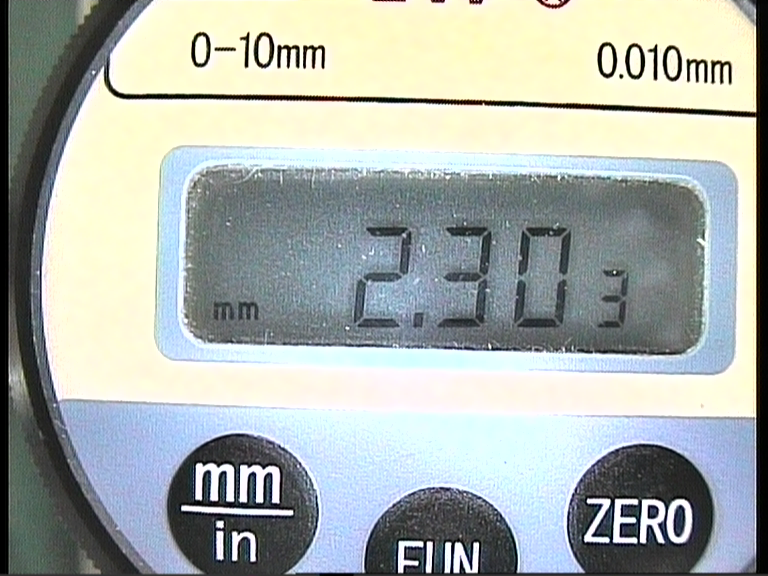
//> input picture NightVision/dm5.bmp, 768 x 576 px
$ ./main   (built with g++ and OpenCV 4)
//> lines starting //> are read from the running program, lines starting //| are printed output that depends on the picture; after the words box and inside, x2 and y2 are one past the last pixel; in counts of white or black regions, pixels touching at a corner belong together
### NightVision/EdgeDetect.h
#include"Backup.h"
#include<cv.h>
#include<highgui.h>
#include <math.h>
void rgbToGray(unsigned char* des, const unsigned char* src, int width, int height, int nChannels);
void thresh (unsigned char* des,int width,int height);
void sobel (unsigned char* des, const unsigned char* src, int width, int height);
void roberts(unsigned char* des, const unsigned char* src, int width, int height);
void kirsch(unsigned char* des, const unsigned char* src, int width, int height);
void Projection(unsigned char* des,  const unsigned char* src,int width, int height);
void img_extract(unsigned char* des,  const unsigned char* src,int width, int height, int nChannels);
void digital(unsigned char* des,  const unsigned char* src,int width, int height,int n);
void gray_hist(unsigned char* des,  const unsigned char* src,int width, int height);
void location(unsigned char* des,  const unsigned char* src,int width, int height);

### NightVision/noise.h
#include<time.h>
#include<iostream>
// SHARED_HANDLERS can be defined in an ATL project implementing preview, thumbnail
// and search filter handlers and allows sharing of document code with that project.
#include"Global.h"
#include"Filtering.h"
#include"FFT.h"
#include<math.h>
#include<cv.h>
#include<highgui.h>
#include"Backup.h"
void Addinguniformnoise(unsigned char* des, const unsigned char* src, int width, int height, int nChannels,  double SNR );
double randomUniform(double dMinValue,double dMaxValue);
void Addingsaltandpeppernoise(unsigned char* des, const unsigned char* src, int width, int height, int nChannels,  double SNR);
void Addinggaussnoise(unsigned char* des, const unsigned char* src, int width, int height, int nChannels,  double SNR);
double gaussrand(int M,int D);
void Alphatrimmedmeanfilter(unsigned char* des, const unsigned char* src, int width, int height, int nChannels);
void orderN(double* a, int N);
void Adaptivemedianfilter(unsigned char* des, const unsigned char* src, int width, int height, int nChannels);

### NightVision/HomomorphicFiltering.h
#ifndef HOMOMORPHICFILTERING_H
#define HOMOMORPHICFILTERING_H
#include"noise.h"
#include"Global.h"
#include"Filtering.h"
#include"FFT.h"
#include<math.h>

/**************************************************************
函数原型：homomorphicFilteringInterface(unsigned char* des, const unsigned char*src, int width, int height, int nChannels, double cutoff, int n, double strengthen);
函数功能：对图像src进行同态滤波
输入参数：源图像src；目标图像des；图像参数width,height,nChannels；截止频率cutoff；滤波器阶数n
输出参数：目标图像
注意事项：如果是多通道按照BGR的顺序进行依次排列
**************************************************************/
void homomorphicFilteringInterface(unsigned char* des, const unsigned char*src, int width, int height, int nChannels, double cutoff, int n, double strengthen);


/**************************************************************
函数原型：getButterworthFilter(Complex* mask, int width, int height, double cutoff, int n);
函数功能：获得以(width/2, height/2)为中心的巴特沃斯滤波器
输入参数：滤波器指针mask；图像的大小width,height；截止频率cutoff；滤波器阶数n
输出参数：生成的滤波器mask
注意事项：cvar越大，图像动态范围越小；cvar越小，图像动态范围越大
**************************************************************/
void getButterworthFilter(Complex* mask, int width, int height, double cutoff, int n);


/**************************************************************
函数原型：void homomorphicFiltering(unsigned char* des, const unsigned char* src, int height, int width, double cutoff, int n, double cvar);
函数功能：对源图像src进行同态滤波
输入参数：源图像src；目标图像des；图像参数width,height；调整参数：cutoff(截止频率),n(阶数),cvar(图像增强系数)
输出参数：处理后的图像des
**************************************************************/
void homomorphicFiltering(unsigned char* des, const unsigned char* src, int height, int width, double cutoff, int n, double cvar);

#endif

### NightVision/segmentation.h
void rgb_seg(unsigned char* des, const unsigned char* src, int width, int height, int nChannels);
void hsi_seg(unsigned char* des, const unsigned char* src, int width, int height, int nChannels);
void ImageDilation(unsigned char* des, const unsigned char* src, int width, int height,int nChannels,int M);
void ImageErosion(unsigned char* des, const unsigned char* src, int width, int height, int nChannels,int M);
void ImageReturn(unsigned char* des, const unsigned char* ocl, const unsigned char* src, int width, int height, int nChannels,int M);
void rgb_hsi(unsigned char* des, const unsigned char* src, int width, int height, int nChannels);
void hsi_rgb(unsigned char* des, const unsigned char* src, int width, int height, int nChannels);
void Imgfill(unsigned char* des, const unsigned char* src, int width, int height, int nChannels);
void win_enhance(unsigned char* des, const unsigned char* src, int width, int height, int nChannels);

### NightVision/Global.h
#ifndef GLOBAL_H
#define GLOBAL_H

#define PI 3.141592653
#define INF 9999999999999999999

#include<math.h>


//定义复数结构体
struct Complex
{
	double real;	//实数部
	double imag;	//虚数部
};


//复数加法
Complex complexAdd(const Complex* a, const Complex* b);


//复数减法
Complex complexSub(const Complex* a, const Complex* b);


//复数乘法
Complex complexMul(const Complex* a, const Complex* b);


//复数矩阵转置
//注意由于是一维表示，转置前后矩阵中元素总数不变，所以可以在原位置转置
void matrixTranspose(Complex* mat, int width, int height);


/**************************************************************
函数原型：normalization(Complex* img, int width, int height)
函数功能：对空域图像进行归一化操作
输入参数：空域图像img，图像的大小width,height
输出参数：归一化图像img
**************************************************************/
void normalization(Complex* img, int width, int height);

void clipNormalization(Complex* img, int width, int height, double cvar);

double getmax(double a, double b);
double getmin(double a, double b);


#endif

### NightVision/FFT.h
#ifndef FFT_H
#define FFT_H

#include"Global.h"

/**************************************************************
函数原型：void leide(Complex* arr , int n)
函数功能：对序列进行倒序排列，采用雷德算法
输入参数：输入复数序列指针arr，序列大小n
输出参数：倒序排列完毕的数组，存储在原位置
**************************************************************/
void leide(Complex* arr, int n);


/**************************************************************
函数原型：void FFT1D(Complex* arr , int n)
函数功能：对1-D序列进行傅里叶变换
输入参数：输入复数序列指针arr，序列大小n，要求n必须为2的k次方
输出参数：输出序列的频域形式，存储在原位置
**************************************************************/
void FFT1D(Complex* arr, int n);


/**************************************************************
函数原型：void FFT2D(Complex* des, const Complex* img, int width, int height)
函数功能：对2-D矩阵进行傅里叶变换
输入参数：频域图像存储位置des；源图像img；图像大小height,width,要求height,width必须为2的k次方,des和img可以相同
输出参数：输出序列的频域形式，存储在des
注意事项：des和img可以相同
**************************************************************/
void FFT2D(Complex* des, const Complex* img, int width, int height);


/**************************************************************
函数原型：void IFFT1D(Complex* arr , int n)
函数功能：对1-D序列进行傅里叶反变换
输入参数：输入复数序列指针arr，序列大小n，要求n必须为2的k次方
输出参数：输出序列的时域形式，存储在原位置
**************************************************************/
void IFFT1D(Complex* arr, int n);


/**************************************************************
函数原型：void IFFT2D(Complex* des, const Complex* mat, int width, int height)
函数功能：对2-D矩阵进行傅里叶反变换
输入参数：空域图像存储位置des；频域图像指针mat，大小height,width,要求height,width必须为2的k次方，其中des和mat可以相同
输出参数：输出图像的空域形式，储存在des中
注意事项：des和mat可以相同
**************************************************************/
void IFFT2D(Complex* des, const Complex* mat, int width, int height);


#endif

### NightVision/hist.h
#include "cv.h"
#include "highgui.h"
#include"Backup.h"
void histogram(unsigned char* des,  const unsigned char* src,int width, int height, int nChannels);
void AHE(unsigned char* des,  const unsigned char* src, int width, int height, int nChannels,int M);
void histogramHSI(unsigned char* des,  const unsigned char* src, int depth,int width, int height, int nChannels);
bool imhist(IplImage *src,bool flag);
void imsinglehist(IplImage *src, char *winName,CvScalar color);

### NightVision/BackUp.h
#ifndef BACKUP_H
#define BACKUP_H
#include"hist.h"
#include"FFT.h"
#include"Filter.h"
#include"Global.h"
#include<cv.h>
#include<highgui.h>
#include<math.h>
#include<stdio.h>
#include"segmentation.h"
#include"HomomorphicFiltering.h"
#include"EdgeDetect.h"
#define DEBLUR_FRE_DOMAIN 1
#define DEBLUR_SPA_DOMAIN 2

void deblurMatToImg(IplImage* img, Complex* mat, int img_type);
void deblurImgToMat(IplImage* img, Complex* mat);
void img_data(IplImage* src,unsigned char* img,int width, int height, int nChannels);
void data_img(IplImage* dst,unsigned char* src,int width, int height, int nChannels);
// [23 lines of commented-out code are left out]

#endif

### NightVision/noise.cpp
// noiseAddingRemovingView.cpp : implementation of the CnoiseAddingRemovingView class
//
#include"noise.h"
#include<math.h>
// [203 lines left out: functions Addinguniformnoise, randomUniform, Addinggaussnoise, gaussrand, Addingsaltandpeppernoise, orderN and 1 more, not called in this run]


void Adaptivemedianfilter(unsigned char* des, const unsigned char* src, int width, int height, int nChannels)
{
	// TODO: Add your command handler code here
			int s=11;     //定义最大矩形框大小
			int k=0;
			k=(s-1)/2;
			//filtering
			double medtemp=0;
			double maxtemp=0;
			double mintemp=0;
			double pxytemp=0;             //定义滤波过程中的临时变量

			for(int i=2;i<width-2;i++)
				for(int j=2;j<height-2;j++)            //逐点扫描
				    for(int n=0;n<nChannels;n++)
					{
			            int len=7;
			            while(len<=s)
			            {
				            double* or=new double[len*len];         //动态分配一维序列存放
						    int len2=0;
						    len2=(len-1)/2;
						    for(int x=0;x<len;x++)            //将矩形框中的数据读入or进行排序
							    for(int y=0;y<len;y++)
							    {
								    or[x*len+y]=src[(i-len2+x)*nChannels+(j-len2+y)*nChannels*width+n];
							    }
						    orderN(or,len*len);
						    medtemp=or[(len*len-1)/2];
						    maxtemp=or[len*len-1];
						    mintemp=or[0];
						    pxytemp=src[i*nChannels+j*nChannels*width+n];
						    if((maxtemp>medtemp)&(mintemp<medtemp))
						    {
							if((maxtemp>pxytemp)&(mintemp<pxytemp))
							{
								des[i*nChannels+j*nChannels*width+n]=int(pxytemp);
							}
							else
							{
								des[i*nChannels+j*nChannels*width+n]=int(medtemp);
							}
							break;
						}
						else
						{
							len=len+2;
						}
						delete []or;
					}
					if(len>s)
					{
						des[i*nChannels+j*nChannels*width+n]=int(medtemp);
					}
				}

}
// [134 lines of commented-out code are left out]


### NightVision/EdgeDetect.cpp
#include"EdgeDetect.h"
// [54 lines left out: functions rgbToGray, thresh, not called in this run]

/*	Apply a Sobel edge mask to the image X	*/

// [314 lines left out: functions sobel, roberts, kirsch, FillInternalContours, not called in this run]
	/*cvCvtColor(gray,color_dst,CV_GRAY2RGB);

#if 0
        lines = cvHoughLines2( gray, storage, CV_HOUGH_STANDARD, 1, CV_PI/180, 80, 0, 0 );//标准霍夫变换后两个参数为0，由于line_storage是内存空间，所以返回一个CvSeq序列结构的指针

        for( int i = 0; i < lines->total; i++ )
        {
            float* line = (float*)cvGetSeqElem(lines,i);//用GetSeqElem得到直线
            float rho = line[0];
            float theta = line[1];//对于SHT和MSHT(标准变换)这里line[0],line[1]是rho(与像素相关单位的距离精度)和theta(弧度测量的角度精度)
            CvPoint pt1, pt2;
            double a = cos(theta), b = sin(theta);
            if( fabs(a) < 0.001 )
            {
                pt1.x = pt2.x = cvRound(rho);
                pt1.y = 0;
                pt2.y = color_dst->height;
            }
            else if( fabs(b) < 0.001 )
            {
                pt1.y = pt2.y = cvRound(rho);
                pt1.x = 0;
                pt2.x = color_dst->width;
            }
            else
            {
                pt1.x = 0;
                pt1.y = cvRound(rho/b);
                pt2.x = cvRound(rho/a);
                pt2.y = 0;
            }
            cvLine( color_dst, pt1, pt2, CV_RGB(255,0,0), 3, 8 );
        }
#else
        lines = cvHoughLines2( gray, storage, CV_HOUGH_PROBABILISTIC, 1, CV_PI/180,80, 70, 30 );
        for(int i = 0; i < lines->total; i++ )
        {
            CvPoint* line = (CvPoint*)cvGetSeqElem(lines,i);

			if(((abs(line[1].x-line[0].x)<10)||(abs(line[1].y-line[0].y)<10))&&(line[1].x!=0)&&(line[1].y!=0)&&(line[0].x!=0)&&(line[0].y!=0))
				{
					cvLine( color_dst, line[0], line[1], CV_RGB(255,0,0), 3, 8 );
					printf("0-%d %d 1-%d %d,",line[0].x,line[0].y,line[1].x,line[1].y);
				}
			else
			{
				/*double theta=abs((line[1].y-line[0].y)/(line[1].x-line[0].x));

				if((theta<0.000001)||(theta>1000))
				{
					printf("%lf,",theta);
					cvLine( color_dst, line[0], line[1], CV_RGB(255,0,0), 3, 8 );
				}
			}
        }
#endif*/
//cvCvtColor(gray,color_dst,CV_GRAY2RGB);
	//CvConnectedComp comp;
	//cvFloodFill( gray, cvPoint(width/2-20,height/2-20),cvScalar(255,0,0),cvScalar(0),cvScalar(0),&comp,8,NULL);
/**************************************************************************************
函数名：Projection
功  能：投影法找出矩形区域
输  入： 目标图像des,  原图像 src,图像宽width, 高height
返回值：no
**************************************************************************************/
void Projection(unsigned char* des,  const unsigned char* src,int width, int height)
{
	int* h_sum = new int[height];
	int* w_sum = new int[width];
	int up=0;
	int below=height;
	int left=0;
	int right=width;
	for(int y=0;y<height;y++)
	{
		for(int x=0;x<width;x++)
		{
			des[y*width+x]=255;
		}
	}
	for(int y=0;y<height;y++)
	{
		h_sum[y]=0;
		for(int x=0;x<width;x++)
		{
			//printf("src %d",src[y*width+x]);
			h_sum[y]=h_sum[y]+src[y*width+x];
		}
		//printf("%d行%d ",y,h_sum[y]);
	}
	for(int y=height/2;y<height;y++)
	{

		if((h_sum[y]-h_sum[height/2])>255*60)
		{
			below=y;
			break;
		}
	}
	for(int y=height/2;y>0;y--)
	{
		if((h_sum[y]-h_sum[height/2])>255*60)
		{
			up=y;
			break;
		}
	}
	for(int x=0;x<width;x++)
	{
		w_sum[x]=0;
		for(int y=up;y<below;y++)
		{
			w_sum[x]=w_sum[x]+src[y*width+x];
		}
		//printf("%d列%d ",x,w_sum[x]);
	}
	int max_r=0;
	int max_l=0;
	for(int x=width/2+100;x<width;x++)
	{
		if(w_sum[x]>max_r)
		{
			right=x;
			max_r=w_sum[x];
		}
	}
	for(int x=width/2-100;x>0;x--)
	{
		if(w_sum[x]>max_l)
		{
			left=x;
			max_l=w_sum[x];
		}
	}
	for(int y=up;y<below;y++)
	{
		for(int x=left;x<right;x++)
		{
			des[y*width+x]=0;
		}
	}
	printf("up%d below%d left%d right%d",up, below,left, right);

}
void img_extract(unsigned char* des,  const unsigned char* src,int width, int height, int nChannels)
{
	for (int y=0;y<height;y++)
		for(int x=0;x<width;x++)
			if(src[y*width+x]!=0)
			{
				for(int n = 0; n < nChannels; n++)
				{
					des[y * width * nChannels + x * nChannels + n ] = 255;
				}
			}
}
// [86 lines left out: functions digital, gray_hist, not called in this run]
/**************************************************************************************
函数名：location
功  能：投影法找出数字
输  入：目标图像des,  原图像 src,图像宽width, 高height
返回值：no
**************************************************************************************/
// [98 lines left out: function location, not called in this run]

### NightVision/hist.cpp
#include "cv.h"
#include "highgui.h"
#define SRC 0
#define DST 1
//直方图均衡化
#include"Backup.h"
#define HDIM 256
#define SRC 0
#define DST 1
//直方图均衡
// [40 lines left out: function histogram, not called in this run]
/*******************************************
自适应直方图均衡
*****************************************************/
void AHE(unsigned char* des,  const unsigned char* src, int width, int height, int nChannels,int M)
{
    double totalnum=(2*M+1)*(2*M+1);
    double prob[3][256];
    int mapping[3][256];
    for(int i=0;i<height;i++)
	{
        for(int j=0;j<width;j++)
		{
            memset(prob,0,sizeof(prob));
            memset(mapping,0,sizeof(mapping));
            //get adaptive val for (j,i)
            for(int u=i-M;u<=i+M;u++)
			{
                for(int v=j-M;v<=j+M;v++)
				{
                    int wi=v;
                    int hi=u;
                    //mirror at boarder
                    if (hi < 0) hi = -hi;
                    else if (hi >= height) hi = 2 * (height - 1) - hi;
                    if (wi < 0) wi = -wi;
                    else if (wi >= width) wi = 2 * (width - 1) - wi;
                    int curind=(hi*width+wi)*nChannels;

                    prob[0][src[curind+2]]+=1;
                    prob[1][src[curind+1]]+=1;
                    prob[2][src[curind+0]]+=1;

                }

            }
            //get ahe val:
            double probsum[3];
            memset(probsum,0,sizeof(probsum));

            for(int k=0;k<256;k++)
			{
                prob[0][k]/=totalnum;
                prob[1][k]/=totalnum;
                prob[2][k]/=totalnum;

                probsum[0]+=prob[0][k];
                probsum[1]+=prob[1][k];
                probsum[2]+=prob[2][k];

                mapping[0][k]=(int)(probsum[0]*255.0);
                mapping[1][k]=(int)(probsum[1]*255.0);
                mapping[2][k]=(int)(probsum[2]*255.0);

            }
            int curIJ=(i*width+j)*nChannels;

            des[curIJ+2]=mapping[0][src[curIJ+2]];
            des[curIJ+1]=mapping[1][src[curIJ+1]];
            des[curIJ]=mapping[2][src[curIJ]];
        }
    }
}

// [142 lines left out: functions histogramHSI, imsinglehist, imhist, not called in this run]

### NightVision/BackUp.cpp
#include"Backup.h"

// [68 lines left out: functions deblurMatToImg, deblurImgToMat, not called in this run]
void img_data(IplImage* src,unsigned char* img,int width, int height, int nChannels)
{
	for(int y = 0; y < src->height; y++)
	{
		unsigned char* ptr = (unsigned char*)(src->imageData + y * src->widthStep);
		for(int x = 0; x < src->width; x++)
		{
			for(int n = 0; n < nChannels; n++)
			{
				img[y * width * nChannels + x * nChannels + n ] = ptr[nChannels * x + n];
			}

		}
	}
}
void data_img(IplImage* dst,unsigned char* src,int width, int height, int nChannels)
{
    for(int y = 0; y < dst->height; y++)
	{
		unsigned char* ptr = (unsigned char*)(dst->imageData + y * dst->widthStep);
		for(int x = 0; x < dst->width; x++)
		{
			for(int n = 0; n < nChannels; n++)
			{
				ptr[nChannels * x + n] = src[y * width * nChannels + x * nChannels + n ];
			}
		}
	}

	/*delete[] des;
	cvDestroyWindow("show");
	cvReleaseImage(&dst);*/
}

### NightVision/main.cpp
#include"Backup.h"
#include<cv.h>
#include<highgui.h>
using namespace std;
using namespace cv;
int main()
{
	IplImage* src = cvLoadImage("dm5.bmp");
//> src is the input picture: 576 rows x 768 cols, CV_8UC3; mean B, G, R 171.6, 176.5, 169.7
	IplImage* gray = cvCreateImage(cvGetSize(src), src->depth, 1);
	IplImage *color_dst = cvCloneImage(src);cvSetZero(color_dst);
    CvMemStorage *storage = cvCreateMemStorage();
    CvSeq *lines = 0;
	cvCvtColor(src,gray,CV_BGR2GRAY);
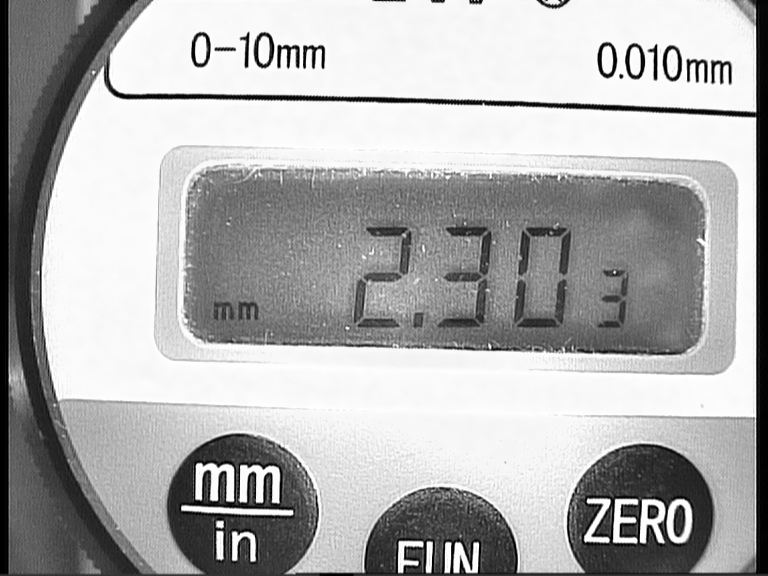
//> gray: 576 rows x 768 cols, CV_8UC1; min 0, max 255, mean 173.9
	int width = src->width;
	int height = src->height;
	IplImage* dst = cvCreateImage(cvGetSize(src), src->depth, gray->nChannels);
	IplImage* scr = cvCreateImage(cvGetSize(gray), gray->depth, gray->nChannels);
	cvSmooth(gray, gray, CV_MEDIAN, 3, 0, 0, 0); //中值滤波，消除小的噪声；
	cvSmooth(gray, gray, CV_GAUSSIAN, 9, gray->nChannels);
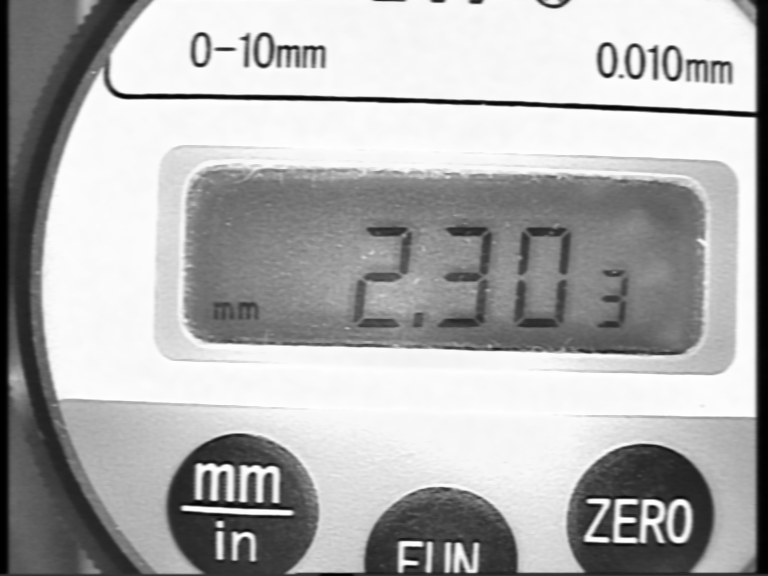
//> gray: 576 rows x 768 cols, CV_8UC1; min 0, max 254, mean 174.1
	cvCvtColor(src,scr,CV_BGR2GRAY);
	//cvAdaptiveThreshold( gray, gray, 255, CV_ADAPTIVE_THRESH_GAUSSIAN_C, CV_THRESH_BINARY,3,5);
	cvThreshold( gray, gray, 190, 255, CV_THRESH_BINARY);
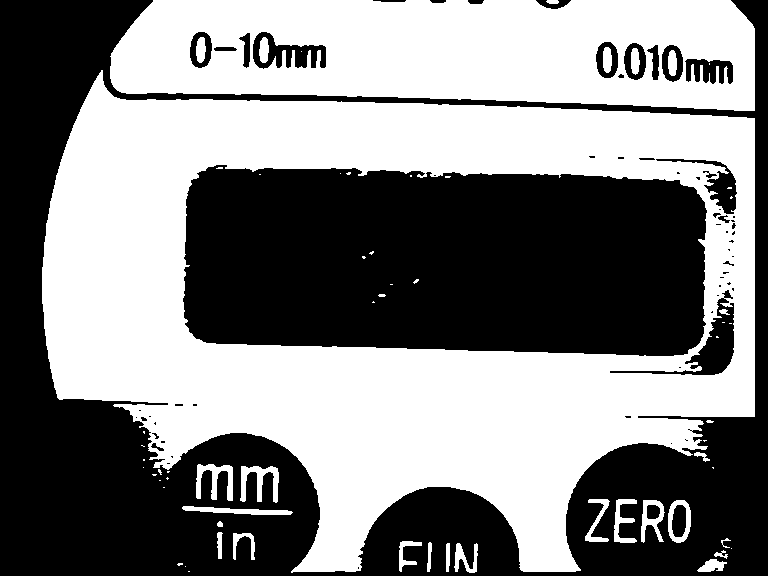
//> gray: 576 rows x 768 cols, CV_8UC1; 51.1% white; 64 black regions (39 under 20 px), largest, box (x1, y1, x2, y2) and area: (0, 0, 768, 576) 116902, (183, 165, 707, 356) 90728, (610, 290, 734, 375) 2074
	int nChannels =gray->nChannels;
	cvNamedWindow("origin",0);
    cvResizeWindow("origin",int(width/2),int(height/2));
	cvShowImage("origin", src);
	unsigned char* img = new unsigned char[width * height ];
	unsigned char* des = new unsigned char[width * height ];
	unsigned char* gra = new unsigned char[width * height];
	unsigned char* grt = new unsigned char[width * height];
	img_data(gray, gra,width,height, nChannels);
//> (the rest of the program and of its run is left out)
